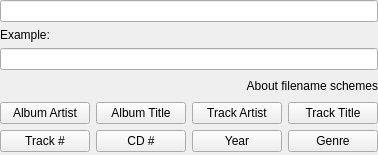
<?xml version="1.0" encoding="UTF-8"?>
<ui version="4.0">
 <class>FilenameSchemeDialog</class>
 <widget class="QWidget" name="FilenameSchemeDialog">
  <property name="geometry">
   <rect>
    <x>0</x>
    <y>0</y>
    <width>378</width>
    <height>155</height>
   </rect>
  </property>
  <layout class="QGridLayout" name="gridLayout">
   <property name="margin">
    <number>0</number>
   </property>
   <item row="0" column="0" colspan="4">
    <widget class="LineEdit" name="pattern"/>
   </item>
   <item row="1" column="0">
    <widget class="QLabel" name="label_album_example">
     <property name="maximumSize">
      <size>
       <width>16777215</width>
       <height>21</height>
      </size>
     </property>
     <property name="text">
      <string>Example:</string>
     </property>
    </widget>
   </item>
   <item row="2" column="0" colspan="4">
    <widget class="LineEdit" name="example">
     <property name="readOnly">
      <bool>true</bool>
     </property>
    </widget>
   </item>
   <item row="3" column="0" colspan="4">
    <layout class="QHBoxLayout" name="horizontalLayout">
     <item>
      <spacer name="horizontalSpacer">
       <property name="orientation">
        <enum>Qt::Horizontal</enum>
       </property>
       <property name="sizeHint" stdset="0">
        <size>
         <width>40</width>
         <height>20</height>
        </size>
       </property>
      </spacer>
     </item>
     <item>
      <widget class="KUrlLabel" name="help">
       <property name="text">
        <string>About filename schemes</string>
       </property>
       <property name="alignment">
        <set>Qt::AlignRight|Qt::AlignTrailing|Qt::AlignVCenter</set>
       </property>
      </widget>
     </item>
    </layout>
   </item>
   <item row="4" column="0">
    <widget class="KPushButton" name="albumArtist">
     <property name="minimumSize">
      <size>
       <width>0</width>
       <height>0</height>
      </size>
     </property>
     <property name="maximumSize">
      <size>
       <width>16777215</width>
       <height>16777215</height>
      </size>
     </property>
     <property name="text">
      <string>Album Artist</string>
     </property>
    </widget>
   </item>
   <item row="4" column="1">
    <widget class="KPushButton" name="albumTitle">
     <property name="minimumSize">
      <size>
       <width>0</width>
       <height>0</height>
      </size>
     </property>
     <property name="maximumSize">
      <size>
       <width>16777215</width>
       <height>16777215</height>
      </size>
     </property>
     <property name="text">
      <string>Album Title</string>
     </property>
    </widget>
   </item>
   <item row="4" column="2">
    <widget class="KPushButton" name="trackArtist">
     <property name="minimumSize">
      <size>
       <width>0</width>
       <height>0</height>
      </size>
     </property>
     <property name="maximumSize">
      <size>
       <width>16777215</width>
       <height>16777215</height>
      </size>
     </property>
     <property name="text">
      <string>Track Artist</string>
     </property>
    </widget>
   </item>
   <item row="4" column="3">
    <widget class="KPushButton" name="trackTitle">
     <property name="minimumSize">
      <size>
       <width>0</width>
       <height>0</height>
      </size>
     </property>
     <property name="maximumSize">
      <size>
       <width>16777215</width>
       <height>16777215</height>
      </size>
     </property>
     <property name="text">
      <string>Track Title</string>
     </property>
    </widget>
   </item>
   <item row="5" column="0">
    <widget class="KPushButton" name="trackNo">
     <property name="text">
      <string>Track #</string>
     </property>
    </widget>
   </item>
   <item row="5" column="1">
    <widget class="KPushButton" name="cdNo">
     <property name="text">
      <string>CD #</string>
     </property>
    </widget>
   </item>
   <item row="5" column="3">
    <widget class="KPushButton" name="genre">
     <property name="text">
      <string>Genre</string>
     </property>
    </widget>
   </item>
   <item row="6" column="1" colspan="2">
    <spacer name="verticalSpacer">
     <property name="orientation">
      <enum>Qt::Vertical</enum>
     </property>
     <property name="sizeHint" stdset="0">
      <size>
       <width>20</width>
       <height>0</height>
      </size>
     </property>
    </spacer>
   </item>
   <item row="5" column="2">
    <widget class="KPushButton" name="year">
     <property name="text">
      <string>Year</string>
     </property>
    </widget>
   </item>
  </layout>
 </widget>
 <customwidgets>
  <customwidget>
   <class>KUrlLabel</class>
   <extends>QLabel</extends>
   <header>kurllabel.h</header>
  </customwidget>
  <customwidget>
   <class>KPushButton</class>
   <extends>QPushButton</extends>
   <header>kpushbutton.h</header>
  </customwidget>
  <customwidget>
   <class>LineEdit</class>
   <extends>QLineEdit</extends>
   <header>lineedit.h</header>
  </customwidget>
 </customwidgets>
 <resources/>
 <connections/>
</ui>
